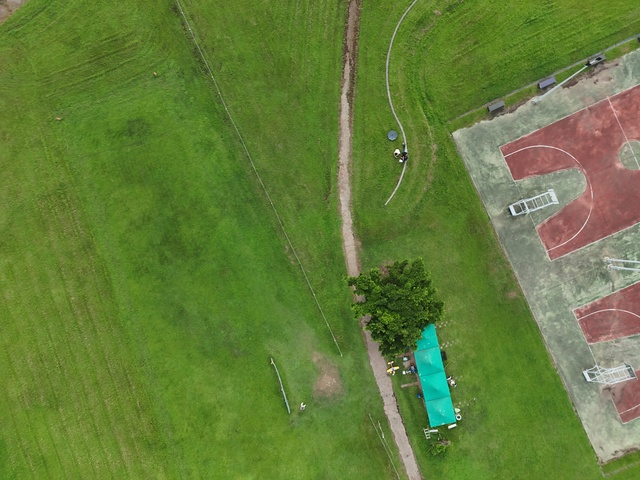
#> input picture DJ_photo/DJI_20260812173225_0147_D_640x480.JPG, 640 x 480 px
$ python overlay_vo_on_map.py DJ_photo/DJI_20260812173225_0147_D_640x480.JPG DJ_photo/DJI_20260812173233_0151_D_640x480.JPG --out out.png
#> lines starting #> are read from the running program, lines starting #| are printed output that depends on the picture
#!/usr/bin/env python3
"""
Overlay a VO trajectory (in red) onto a satellite screenshot that already
has the real GPS flight path drawn on it (e.g. exported from Google Maps),
for visual comparison.

Geo-registration is automatic, not manual: extracts the drawn path's pixels
by color threshold, then fits a similarity transform (scale + rotation +
translation, ICP-style against the CSV's own gps_latitude/gps_longitude
column) mapping real-world meters to image pixels. The same transform is
then applied to the CSV's VO-estimated latitude/longitude column to draw
the comparison trace. A converged rotation near 0 deg confirms the source
image is north-up (true for a default, unrotated Google Maps screenshot).

Usage:
    python3 overlay_vo_on_map.py real_action.png CSV/vo_trajectory_640X480_diff_New1.csv \
        --out combined_VO_New1.png
"""
import argparse
import csv
import math

import cv2
import numpy as np
from scipy.spatial import cKDTree


def to_enu(lat, lon, lat0, lon0):
    north = (lat - lat0) * 111111.0
    east = (lon - lon0) * (111111.0 * math.cos(math.radians(lat0)))
    return east, north


def umeyama(P, Q):
    """Fit s,R,t minimizing sum||s*R@P_i + t - Q_i||^2. No reflection."""
    mu_p, mu_q = P.mean(axis=0), Q.mean(axis=0)
    P0, Q0 = P - mu_p, Q - mu_q
    cov = (P0.T @ Q0) / len(P)
    U, D, Vt = np.linalg.svd(cov)
    S = np.eye(2)
    if np.linalg.det(U) * np.linalg.det(Vt) < 0:
        S[-1, -1] = -1
    R = U @ S @ Vt
    var_p = (P0 ** 2).sum(axis=1).mean()
    s = np.trace(np.diag(D) @ S) / var_p
    t = mu_q - s * R @ mu_p
    return s, R, t


def main():
    ap = argparse.ArgumentParser(description=__doc__, formatter_class=argparse.RawDescriptionHelpFormatter)
    ap.add_argument('image', help='satellite screenshot with the real GPS path already drawn on it')
    ap.add_argument('csv_path', help='trajectory CSV with gps_latitude/gps_longitude and latitude/longitude columns')
    ap.add_argument('--out', required=True)
    ap.add_argument('--path-color-bgr', default='0,0,255',
                     help='BGR of the already-drawn real-GPS path to detect (default matches bright yellow)')
    ap.add_argument('--iters', type=int, default=30)
    ap.add_argument('--init-scale', type=float, default=4.0, help='initial guess, pixels per meter')
    args = ap.parse_args()

    img = cv2.imread(args.image)
#> img is the input picture: shape (480, 640, 3); mean B, G, R 58.2, 125, 100.3
    b, g, r = cv2.split(img)
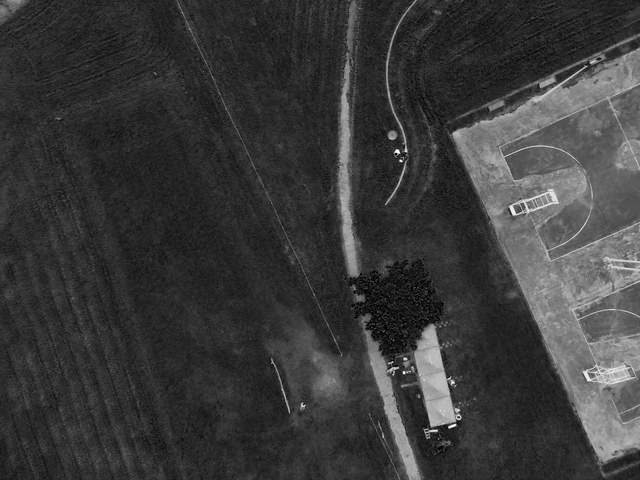
#> b: shape (480, 640); min 0, max 252, mean 58.2
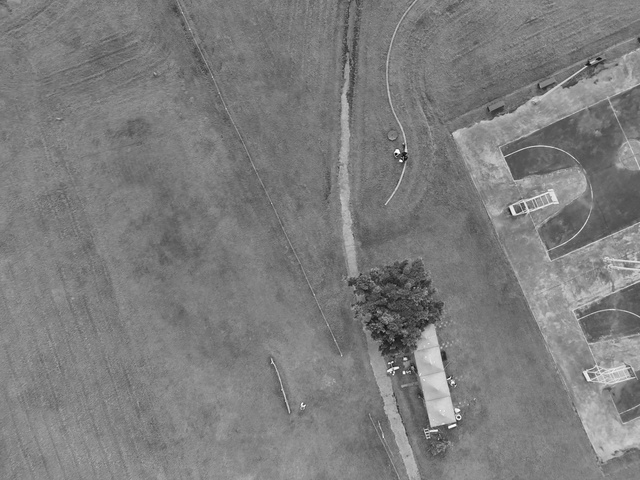
#> g: shape (480, 640); min 7, max 255, mean 125
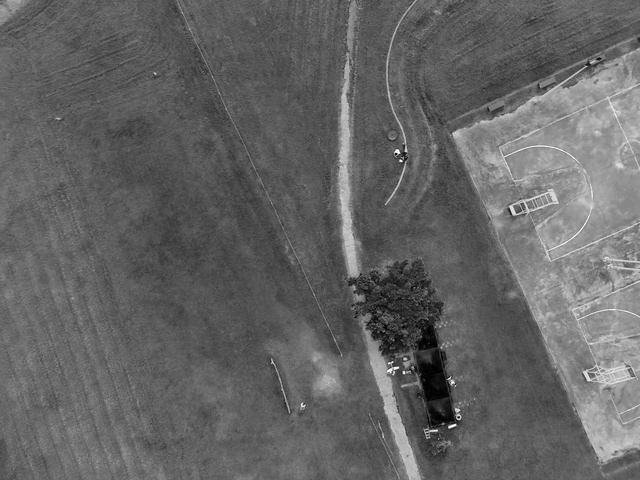
#> r: shape (480, 640); min 0, max 255, mean 100.3
    # bright yellow: high R, high G, low B (Google Maps' default path color)
    yellow_mask = (r > 180) & (g > 180) & (b < 120)
#> yellow_mask: shape (480, 640) bool; every value is 0
    ys, xs = np.where(yellow_mask)
#> ys = empty array; xs = empty array
    yellow_pts = np.stack([xs, ys], axis=1).astype(np.float64)
#> yellow_pts = empty array
    print("path pixels detected:", len(yellow_pts))
#| path pixels detected: 0

#> (the run stopped early here; a loop or call above may not have finished)

$ run again, on DJ_photo/DJI_20260812173235_0152_D_640x480.JPG
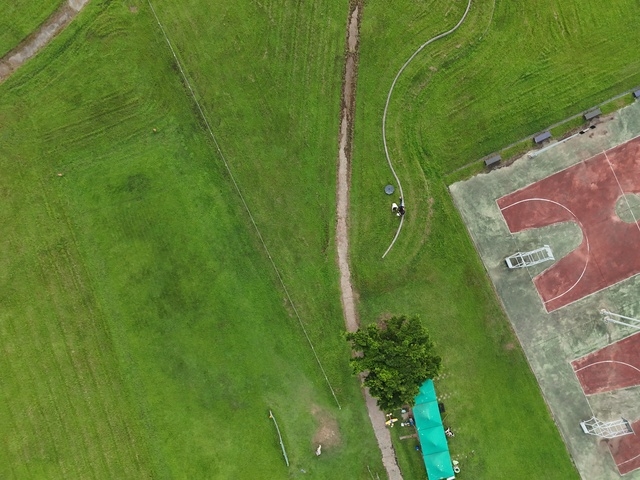
#> input picture DJ_photo/DJI_20260812173235_0152_D_640x480.JPG, 640 x 480 px
#> in main, img is the input picture: shape (480, 640, 3); mean B, G, R 55.9, 123.6, 101
#> in main, `b, g, r = cv2.split(img)`:
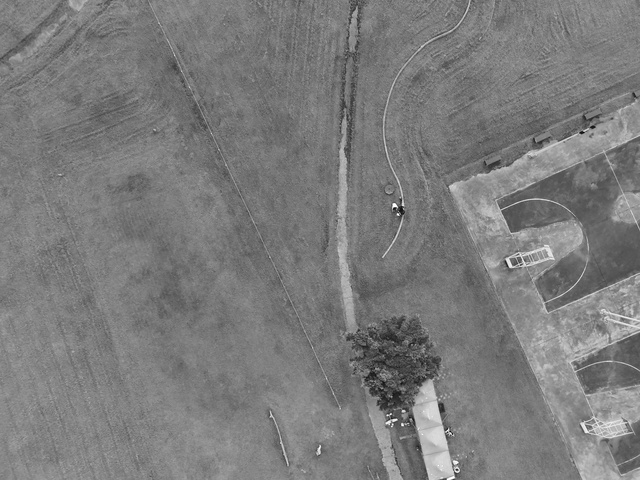
#> g: shape (480, 640); min 0, max 255, mean 123.6
#> in main, `b, g, r = cv2.split(img)`:
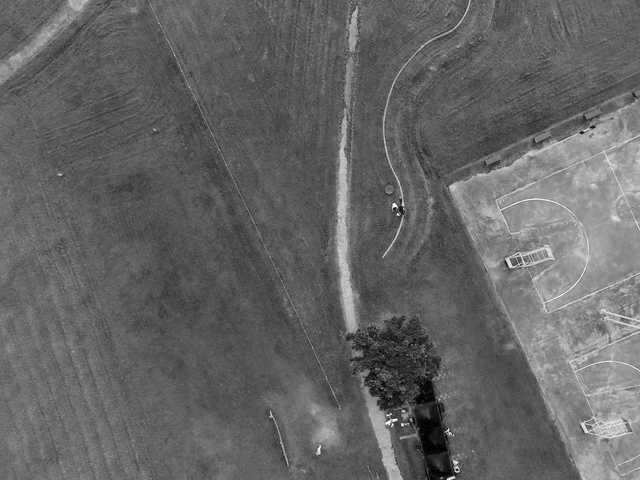
#> r: shape (480, 640); min 0, max 255, mean 101
#> yellow_mask: shape (480, 640) bool; every value is 0
#> ys = empty array
#| path pixels detected: 0

$ run again, on DJ_photo/DJI_20260812173241_0155_D_640x480.JPG
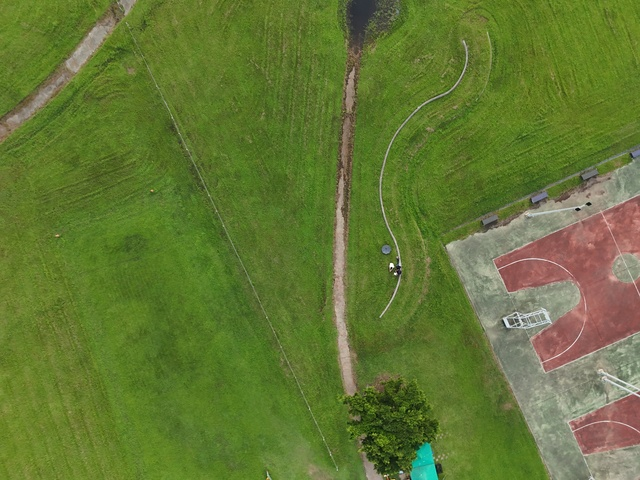
#> input picture DJ_photo/DJI_20260812173241_0155_D_640x480.JPG, 640 x 480 px
#> in main, img is the input picture: shape (480, 640, 3); mean B, G, R 52.5, 119, 99.2
#> in main, `b, g, r = cv2.split(img)`:
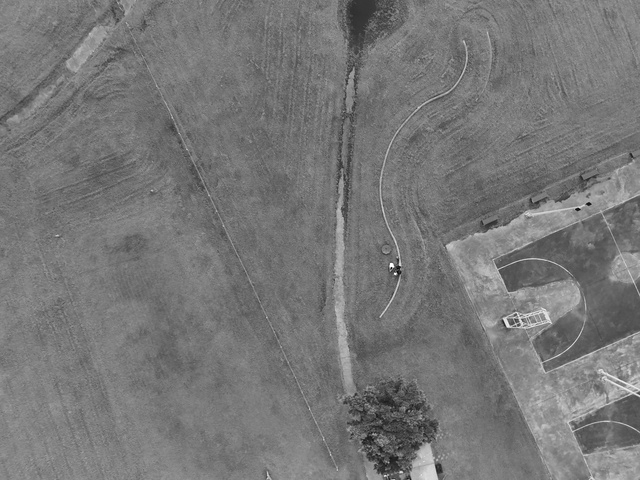
#> g: shape (480, 640); min 0, max 255, mean 119
#> in main, `b, g, r = cv2.split(img)`:
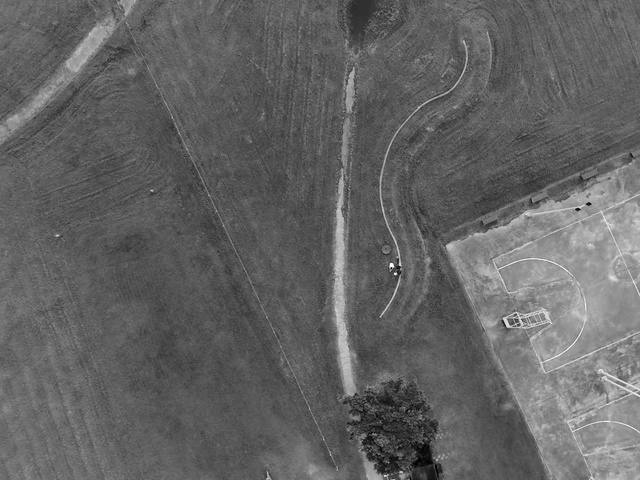
#> r: shape (480, 640); min 0, max 255, mean 99.2
#> yellow_mask: shape (480, 640) bool; every value is 0
#> ys = empty array
#| path pixels detected: 0
